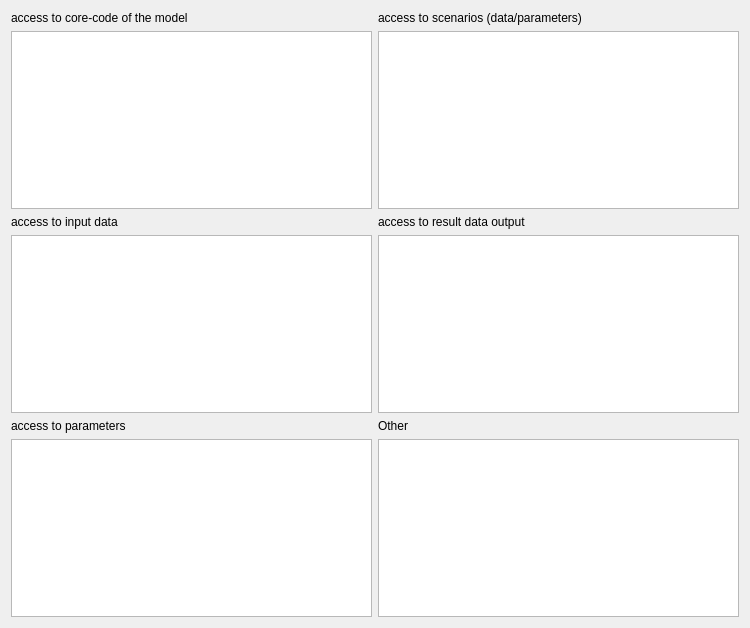
          <widget class="QWidget" name="pagePropertyRights">
           <property name="geometry">
            <rect>
             <x>0</x>
             <y>0</y>
             <width>750</width>
             <height>628</height>
            </rect>
           </property>
           <attribute name="label">
            <string>Property Rights</string>
           </attribute>
           <layout class="QGridLayout" name="gridLayout_16">
            <item row="0" column="0">
             <layout class="QVBoxLayout" name="verticalLayout_43">
              <item>
               <widget class="QLabel" name="label_43">
                <property name="text">
                 <string>access to core-code of the model</string>
                </property>
               </widget>
              </item>
              <item>
               <widget class="QTextEdit" name="textEdit_38"/>
              </item>
             </layout>
            </item>
            <item row="0" column="1">
             <layout class="QVBoxLayout" name="verticalLayout_42">
              <item>
               <widget class="QLabel" name="label_42">
                <property name="text">
                 <string>access to scenarios (data/parameters)</string>
                </property>
               </widget>
              </item>
              <item>
               <widget class="QTextEdit" name="textEdit_37"/>
              </item>
             </layout>
            </item>
            <item row="1" column="0">
             <layout class="QVBoxLayout" name="verticalLayout_47">
              <item>
               <widget class="QLabel" name="label_47">
                <property name="text">
                 <string>access to input data</string>
                </property>
               </widget>
              </item>
              <item>
               <widget class="QTextEdit" name="textEdit_42"/>
              </item>
             </layout>
            </item>
            <item row="1" column="1">
             <layout class="QVBoxLayout" name="verticalLayout_46">
              <item>
               <widget class="QLabel" name="label_46">
                <property name="text">
                 <string>access to result data output</string>
                </property>
               </widget>
              </item>
              <item>
               <widget class="QTextEdit" name="textEdit_41"/>
              </item>
             </layout>
            </item>
            <item row="2" column="0">
             <layout class="QVBoxLayout" name="verticalLayout_41">
              <item>
               <widget class="QLabel" name="label_41">
                <property name="text">
                 <string>access to parameters</string>
                </property>
               </widget>
              </item>
              <item>
               <widget class="QTextEdit" name="textEdit_36"/>
              </item>
             </layout>
            </item>
            <item row="2" column="1">
             <layout class="QVBoxLayout" name="verticalLayout_48">
              <item>
               <widget class="QLabel" name="label_48">
                <property name="text">
                 <string>Other</string>
                </property>
               </widget>
              </item>
              <item>
               <widget class="QTextEdit" name="textEdit_43"/>
              </item>
             </layout>
            </item>
           </layout>
          </widget>
